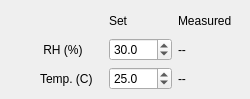
     <widget class="QWidget" name="flow_cell_tab">
      <attribute name="title">
       <string>Flow cell</string>
      </attribute>
      <widget class="QWidget" name="gridLayoutWidget_3">
       <property name="geometry">
        <rect>
         <x>40</x>
         <y>10</y>
         <width>201</width>
         <height>80</height>
        </rect>
       </property>
       <layout class="QGridLayout" name="vac_chamber_grid">
        <item row="1" column="0">
         <widget class="QLabel" name="set_rh_label">
          <property name="acceptDrops">
           <bool>false</bool>
          </property>
          <property name="text">
           <string> RH (%)</string>
          </property>
          <property name="alignment">
           <set>Qt::AlignLeading|Qt::AlignLeft|Qt::AlignVCenter</set>
          </property>
          <property name="openExternalLinks">
           <bool>false</bool>
          </property>
         </widget>
        </item>
        <item row="1" column="1">
         <widget class="QDoubleSpinBox" name="set_rh">
          <property name="decimals">
           <number>1</number>
          </property>
          <property name="singleStep">
           <double>0.500000000000000</double>
          </property>
          <property name="value">
           <double>30.000000000000000</double>
          </property>
         </widget>
        </item>
        <item row="2" column="0">
         <widget class="QLabel" name="set_temp_label">
          <property name="text">
           <string>Temp. (C)</string>
          </property>
         </widget>
        </item>
        <item row="2" column="2">
         <widget class="QLabel" name="actual_temp_display">
          <property name="text">
           <string>--</string>
          </property>
         </widget>
        </item>
        <item row="2" column="1">
         <widget class="QDoubleSpinBox" name="set_temp">
          <property name="decimals">
           <number>1</number>
          </property>
          <property name="minimum">
           <double>20.000000000000000</double>
          </property>
          <property name="maximum">
           <double>200.000000000000000</double>
          </property>
          <property name="singleStep">
           <double>0.500000000000000</double>
          </property>
          <property name="value">
           <double>25.000000000000000</double>
          </property>
         </widget>
        </item>
        <item row="1" column="2">
         <widget class="QLabel" name="actual_rh_display">
          <property name="text">
           <string>--</string>
          </property>
         </widget>
        </item>
        <item row="0" column="1">
         <widget class="QLabel" name="set_flowcell_label">
          <property name="text">
           <string>Set</string>
          </property>
         </widget>
        </item>
        <item row="0" column="2">
         <widget class="QLabel" name="actual_flowcell_label">
          <property name="text">
           <string>Measured</string>
          </property>
         </widget>
        </item>
       </layout>
      </widget>
     </widget>
